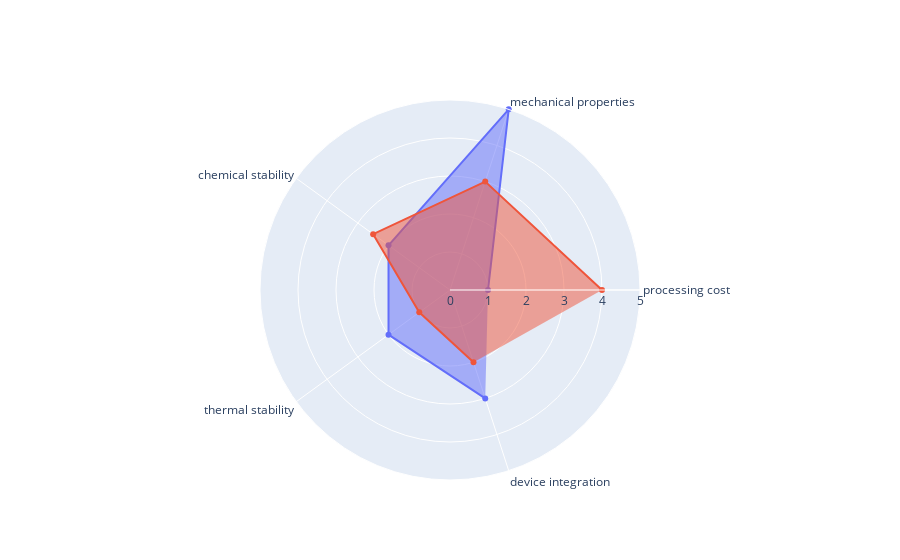

Source (notebook cell):
### Code cell
#radial graph with all of the months overlapped, with genre still as radial

import plotly.graph_objects as go

categories = ['processing cost','mechanical properties','chemical stability',
              'thermal stability', 'device integration']

fig = go.Figure()

fig.add_trace(go.Scatterpolar(
      r=[1, 5, 2, 2, 3],
      theta=categories,
      fill='toself',
      name='Product A'
))
fig.add_trace(go.Scatterpolar(
      r=[4, 3, 2.5, 1, 2],
      theta=categories,
      fill='toself',
      name='Product B'
))

fig.update_layout(
  polar=dict(
    radialaxis=dict(
      visible=True,
      range=[0, 5]
    )),
  showlegend=False
)

fig.show()

### Figure 1 — Plotly figure (JSON) as saved in the notebook; plotly's stock layout.template omitted (floating-point values rounded to 4 significant figures)
{"data": [{"fill": "toself", "name": "Product A", "r": [1, 5, 2, 2, 3], "theta": ["processing cost", "mechanical properties", "chemical stability", "thermal stability", "device integration"], "type": "scatterpolar"}, {"fill": "toself", "name": "Product B", "r": [4, 3, 2.5, 1, 2], "theta": ["processing cost", "mechanical properties", "chemical stability", "thermal stability", "device integration"], "type": "scatterpolar"}], "layout": {"polar": {"radialaxis": {"range": [0, 5], "visible": true}}, "showlegend": false}}
